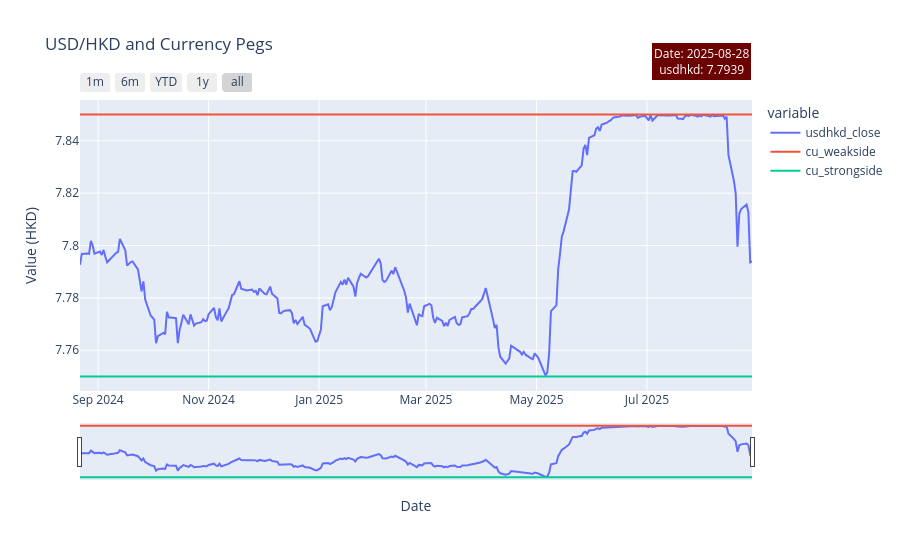

Notebook cell for this chart:
### Code cell
cu_fig = px.line(cu_df,
             x='end_of_date', y=['usdhkd_close', 'cu_weakside', 'cu_strongside'],
             title='USD/HKD and Currency Pegs',
             labels={'end_of_date': 'Date', 'value': 'Value (HKD)'},
             )


last_date = cu_df['end_of_date'].iloc[0]
last_usdhkd_close = round(cu_df['usdhkd_close'].iloc[0],4)

cu_fig.add_annotation(
    text=f"Date: {last_date.strftime('%Y-%m-%d')}<br>usdhkd: {last_usdhkd_close}",
    xref="paper", yref="paper",
    x=1, y=1.2, 
    showarrow=False,
    bgcolor="rgba(108, 1, 2, 1)",
    borderwidth=2,
    font=dict(size=12, color="white")
)

cu_fig.update_layout(
    xaxis_rangeslider_visible=True,
)

cu_fig.update_xaxes(
    rangeslider_visible=True,
    rangeselector=dict(
        buttons=list([
            dict(count=1, label="1m", step="month", stepmode="backward"),
            dict(count=6, label="6m", step="month", stepmode="backward"),
            dict(count=1, label="YTD", step="year", stepmode="todate"),
            dict(count=1, label="1y", step="year", stepmode="backward"),
            dict(step="all")
        ])
    )
)

cu_fig.show()

### Figure 1 — Plotly figure (JSON) as saved in the notebook; plotly's stock layout.template omitted (floating-point values rounded to 4 significant figures; data arrays with more than 128 entries replaced by an {"elided": "..."} marker saying what was removed)
{"data": [{"hovertemplate": "variable=usdhkd_close<br>Date=%{x}<br>Value (HKD)=%{y}<extra></extra>", "legendgroup": "usdhkd_close", "line": {"color": "#636efa", "dash": "solid"}, "marker": {"symbol": "circle"}, "mode": "lines", "name": "usdhkd_close", "orientation": "v", "showlegend": true, "type": "scatter", "x": {"elided": "251 str values"}, "xaxis": "x", "y": {"elided": "251 float values"}, "yaxis": "y"}, {"hovertemplate": "variable=cu_weakside<br>Date=%{x}<br>Value (HKD)=%{y}<extra></extra>", "legendgroup": "cu_weakside", "line": {"color": "#EF553B", "dash": "solid"}, "marker": {"symbol": "circle"}, "mode": "lines", "name": "cu_weakside", "orientation": "v", "showlegend": true, "type": "scatter", "x": {"elided": "251 str values"}, "xaxis": "x", "y": {"elided": "251 float values"}, "yaxis": "y"}, {"hovertemplate": "variable=cu_strongside<br>Date=%{x}<br>Value (HKD)=%{y}<extra></extra>", "legendgroup": "cu_strongside", "line": {"color": "#00cc96", "dash": "solid"}, "marker": {"symbol": "circle"}, "mode": "lines", "name": "cu_strongside", "orientation": "v", "showlegend": true, "type": "scatter", "x": {"elided": "251 str values"}, "xaxis": "x", "y": {"elided": "251 float values"}, "yaxis": "y"}], "layout": {"annotations": [{"bgcolor": "rgba(108, 1, 2, 1)", "borderwidth": 2, "font": {"color": "white", "size": 12}, "showarrow": false, "text": "Date: 2025-08-28<br>usdhkd: 7.7939", "x": 1, "xref": "paper", "y": 1.2, "yref": "paper"}], "legend": {"title": {"text": "variable"}, "tracegroupgap": 0}, "title": {"text": "USD/HKD and Currency Pegs"}, "xaxis": {"anchor": "y", "domain": [0, 1], "rangeselector": {"buttons": [{"count": 1, "label": "1m", "step": "month", "stepmode": "backward"}, {"count": 6, "label": "6m", "step": "month", "stepmode": "backward"}, {"count": 1, "label": "YTD", "step": "year", "stepmode": "todate"}, {"count": 1, "label": "1y", "step": "year", "stepmode": "backward"}, {"step": "all"}]}, "rangeslider": {"visible": true}, "title": {"text": "Date"}}, "yaxis": {"anchor": "x", "domain": [0, 1], "title": {"text": "Value (HKD)"}}}}
